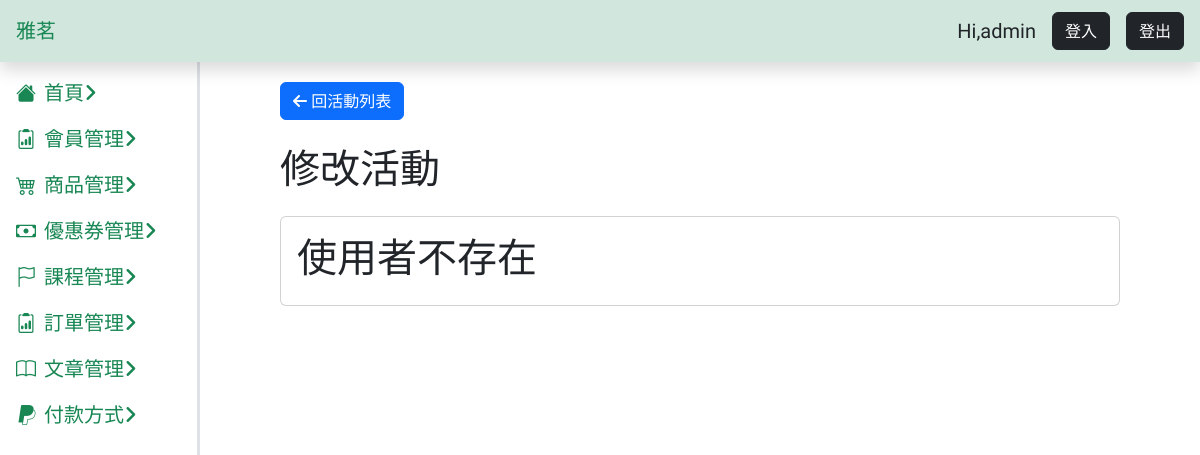
Page /activity/activity-edit.php?id=1 on the earlier database version.
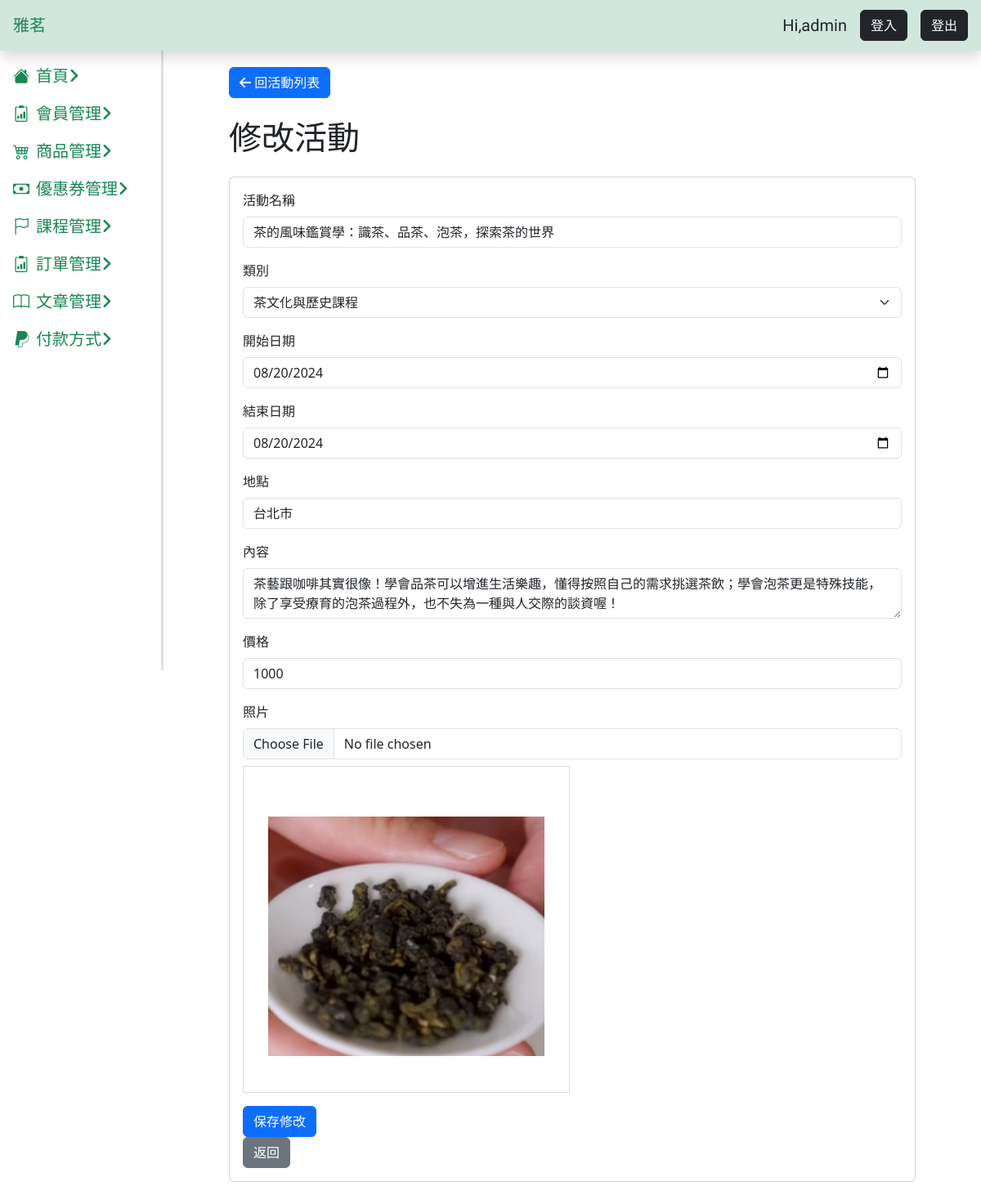
Same page on the later database version.
### tables this page shows
CREATE TABLE `activity` (
  `id` int(11) UNSIGNED NOT NULL,
  `name` varchar(50) NOT NULL,
  `category_id` int(2) UNSIGNED NOT NULL,
  `time_s` date NOT NULL,
  `time_e` date NOT NULL,
  `point` varchar(100) NOT NULL,
  `content` varchar(1000) NOT NULL,
  `price` int(11) NOT NULL,
  `valid` tinyint(4) NOT NULL
);

CREATE TABLE `activity_category` (
  `id` int(3) UNSIGNED NOT NULL,
  `name` varchar(255) NOT NULL
);

CREATE TABLE `activity_images` (
  `id` int(3) UNSIGNED NOT NULL,
  `path` varchar(255) NOT NULL
);

### activity/activity-edit.php (the view, shortened to what this page needs)
<?php
require_once("../db_connect.php");
$id = $_GET["id"];
$sql = "SELECT activity.*, ac.name AS category_name, ai.path FROM activity
JOIN activity_category ac ON activity.category_id = ac.id
JOIN activity_images ai ON activity.id = ai.id
WHERE activity.valid=1 AND activity.id = $id ";
$result = $conn->query($sql);
$row = $result->fetch_assoc();
$sqlAc = "SELECT * FROM activity_category";
$resultAc = $conn->query($sqlAc);
$rowAc = $resultAc->fetch_all(MYSQLI_ASSOC);
if ($result->num_rows > 0) {
    $userExit = true;
} else {
    $userExit = false;
}
?>
<!doctype html>
<html lang="en">
<head>
    <?php include("../css.php") ?>
</head>
<body>
    <?php include("../dashboard-comm.php") ?>
    <main class="main-content p-3">
        <div class="container mt-3" style="max-width:72vw;">
            <a class="btn btn-primary " href="activity.php"><i class="fa-solid fa-arrow-left"></i> 回活動列表</a>
            <h1 class="mb-4 mt-4">修改活動</h1>
            <div class="card">
                <div class="card-body">
                    <?php if ($userExit) : ?>
                        <form action="doUpdateActivity.php" method="post" id="editEventForm" enctype="multipart/form-data">
                            <div class="mb-3">
                                <label for="editEventName" class="form-label">活動名稱</label>
                                <input type="text" class="form-control" id="name" name="name" value="<?= $row["name"] ?>">
                            </div>
                            <div class="mb-3">
                                <label for="eventName" class="form-label">類別</label>
                                <select class="form-select" aria-label="Default select example" name="category">
                                    <?php foreach ($rowAc as $rows) : ?>
                                        <option value="<?= $rows["id"] ?>" <?php if ($rows["id"] == $row["category_id"]) echo "selected" ?>><?= $rows["name"] ?></option>
                                    <?php endforeach; ?>
                                </select>
                            </div>
                            <div class="mb-3">
                                <label for="editEventDate" class="form-label">開始日期</label>
                                <input type="date" class="form-control" id="time_s" name="time_s" value="<?= $row["time_s"] ?>">
                            </div>
                            <div class="mb-3">
                                <label for="editEventDate" class="form-label">結束日期</label>
                                <input type="date" class="form-control" id="time_e" name="time_e" value="<?= $row["time_e"] ?>">
                            </div>
                            <div class="mb-3">
                                <label for="editEventLocation" class="form-label">地點</label>
                                <input type="text" class="form-control" id="point" name="point" value="<?= $row["point"] ?>">
                            </div>
                            <div class="mb-3">
                                <label for="editEventContent" class="form-label">內容</label>
                                <textarea class="form-control" id="content" name="content"><?= $row["content"] ?></textarea>
                            </div>
                            <div class="mb-3">
                                <label for="editEventLocation" class="form-label">價格</label>
                                <input type="text" class="form-control" id="price" name="price" value="<?= $row["price"] ?>">
                            </div>
                            <div class="mb-3">
                                <label for="editEventPhoto" class="form-label">照片</label>
                                <input type="file" class="form-control" id="img" name="img" onchange="previewImage(event)">
                                <div id="preview" class="mt-2">
                                    <img id="editEventPhotoPreview" src="../activity_images/<?= $row["path"] ?>" alt="活動照片" class="mt-3">
                                </div>
                            </div>
                            <button type="submit" class="btn btn-primary">保存修改</button>
                        </form>
                        <a href="index.html" class="btn btn-secondary">返回</a>
                    <?php else : ?>
                        <h1>使用者不存在</h1>
                    <?php endif; ?>
                </div>
            </div>
        </div>
    </main>
</body>
</html>

Differences in the rows shown:
now on this page (row edited): activity: name "茶的風味鑑賞學：識茶、品茶、泡茶，探索茶的世界", category "茶文化與歷史課程", time_s "08/20/2024", time_e "08/20/2024", point "台北市", content "茶藝跟咖啡其實很像！學會品茶可以增進生活樂趣，懂得按照自己的需求挑選茶飲；學會泡茶更是特殊技能，除了享受療育的泡茶過程外，也不失為一種與人交際的談資喔！", price "1000", activity_images.path (picture)
Other differences:
text no longer shown: "使用者不存在"
text now shown: "活動名稱 類別 開始日期 結束日期 地點 內容 價格 照片 保存修改 返回"
